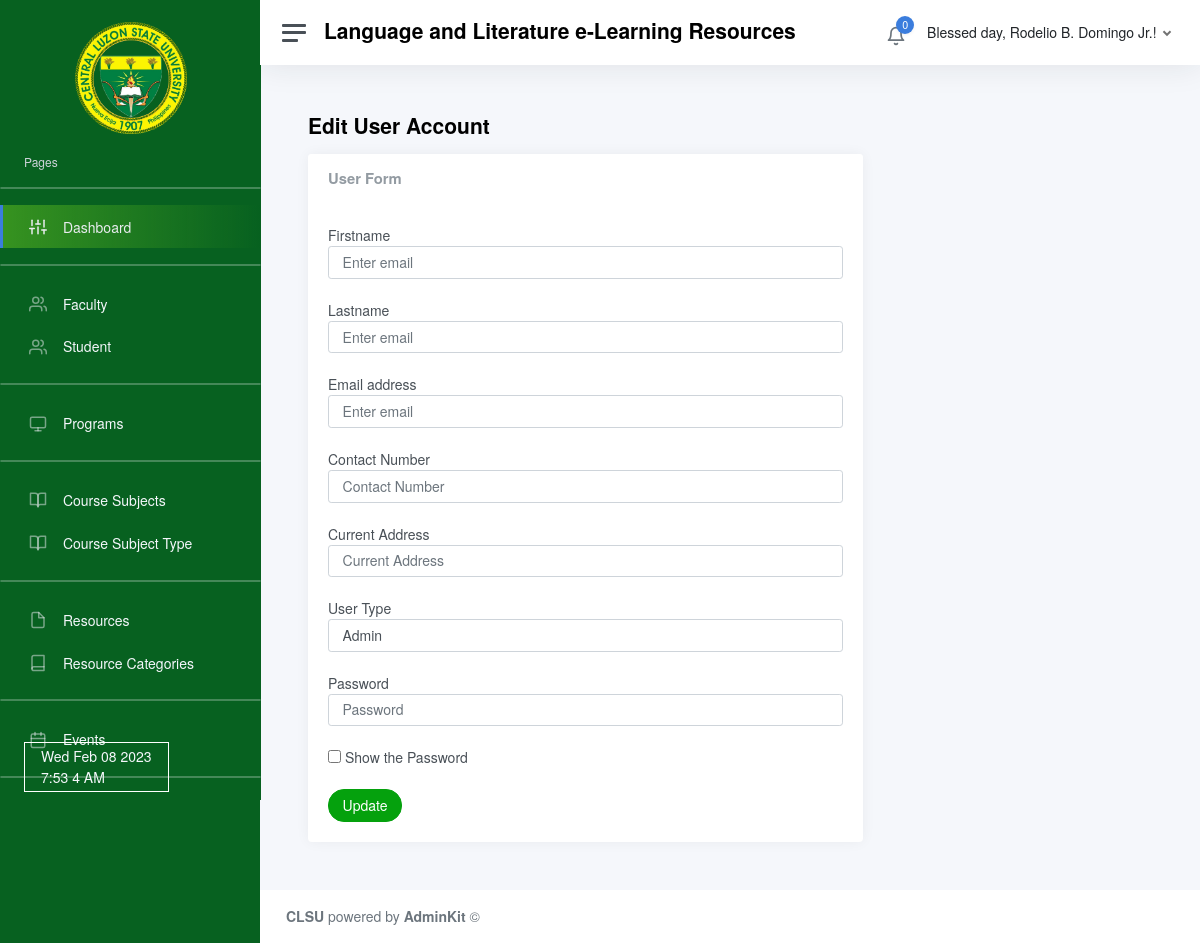
The app's page /user_edit.php (signed in) with its own data.
### tables this page shows
CREATE TABLE `users` (
  `id` int(225) NOT NULL,
  `img` varchar(200) NOT NULL,
  `firstname` varchar(100) NOT NULL,
  `lastname` varchar(100) NOT NULL,
  `email` varchar(100) NOT NULL,
  `password` varchar(100) NOT NULL,
  `type` varchar(100) NOT NULL,
  `status` varchar(10) NOT NULL
);

### admin_checker.php (called while the page is built, shortened)
<?php
include('include/connect.php');
$id = $_SESSION['id'];
$query = mysqli_query($conn, "select type from users where id='$id'") or die("query 1 incorrect.......");
list($type) = mysqli_fetch_array($query);

### user_edit.php (the view, shortened to what this page needs)
<?php
include 'admin_checker.php';
$sel_admin   = "";
if ($type == "faculty") {
  $sel_faculty = "selected";
} else if ($type == "student") {
  $sel_student = "selected";
} else if ($type == "admin") {
  $sel_admin   = "selected";
}
?>
<!DOCTYPE html>
<html lang="en">
<head>
  <link href="css/app.css" rel="stylesheet">
  <link href="css/swap.css" rel="stylesheet">
</head>
<body>
  <div class="wrapper">
    <nav id="sidebar" class="sidebar js-sidebar">
      <div class="sidebar-content js-simplebar">
        <a class="sidebar-brand" href="index.php">
          <img src="img/icons/clsu-logo.png" alt="clsu-logo" class='mt-1 archive_photo_size'>
        </a>
        <ul class="sidebar-nav">
          <?php
          include 'admin_nav.php';
          ?>
        </ul>
      </div>
    </nav>
    <div class="main">
      <?php include 'admin_main_nav.php'; ?>
      <main class="content">
        <div class="container-fluid p-0">
          <h1 class="h3 mb-3"><strong>Edit User Account</strong></h1>
          <div class="row">
            <div class="col-12 col-lg-8 col-xxl-12 d-flex">
              <div class="card flex-fill">
                <div class="card-header">
                  <h5 class="card-title mb-0">User Form</h5>
                </div>
                <div class="card-body">
                  <form method="post">
                    <div class="form-group">
                      <label for="exampleInputEmail1">Firstname</label>
                      <input type="text" class="form-control" id="firstname" name="firstname"
                        value="<?php echo $firstname ?>" placeholder="Enter email">
                    </div>
                    <br>
                    <div class="form-group">
                      <label for="exampleInputEmail1">Lastname</label>
                      <input type="text" class="form-control" id="lastname" name="lastname"
                        value="<?php echo $lastname ?>" placeholder="Enter email">
                    </div>
                    <br>
                    <div class="form-group">
                      <label for="exampleInputEmail1">Email address</label>
                      <input type="email" class="form-control" id="email" name="email" value="<?php echo $email ?>"
                        placeholder="Enter email">
                    </div>
                    <br>
                    <div class="form-group">
                      <label for="exampleInputEmail1">Contact Number</label>
                      <input type="number" class="form-control" id="contact" name="contact"
                        value="<?php echo $contact ?>" placeholder="Contact Number">
                    </div>
                    <br>
                    <div class="form-group">
                      <label for="exampleInputEmail1">Current Address</label>
                      <input type="email" class="form-control" id="address" name="address"
                        value="<?php echo $address ?>" placeholder="Current Address">
                    </div>
                    <br>
                    <div class="form-group">
                      <label>User Type</label>
                      <select class="form-control" id="type" value="<?php echo $type ?>" name="type">
                        <option value="admin" <?php echo $sel_admin ?>>Admin</option>
                      </select>
                    </div>
                    <br>
                    <div class="form-group">
                      <label for="exampleInputPassword1">Password</label>
                      <input type="password" class="form-control" id="password" name="password"
                        value="<?php echo $password ?>" placeholder="Password">
                    </div>
                    <br>
                    <input type="checkbox" onclick="myFunction()"> Show the Password
                    <br>
                    <br>
                    <div class="form-group">
                      <button type="submit" class="btn btn-success" name="update">Update</button>
                    </div>
                  </form>
                </div>
              </div>
            </div>
          </div>
        </div>
      </main>
      <?php include 'admin_footer.php'; ?>
    </div>
  </div>
</body>
</html>

### greet.php
<?php
$id = $_SESSION['id'];
$query = mysqli_query($conn, "select firstname,lastname from users where id='$id'") or die("query 1 incorrect.......");
list($fname, $lname) = mysqli_fetch_array($query);
?>
<span class="text-dark">Blessed day, <?php echo $fname . ' ' . $lname ?>!</span>

### records on screen
users: firstname "Rodelio B.", lastname "Domingo Jr.", type "Admin"

### other values on screen
$notif_counter "0"
